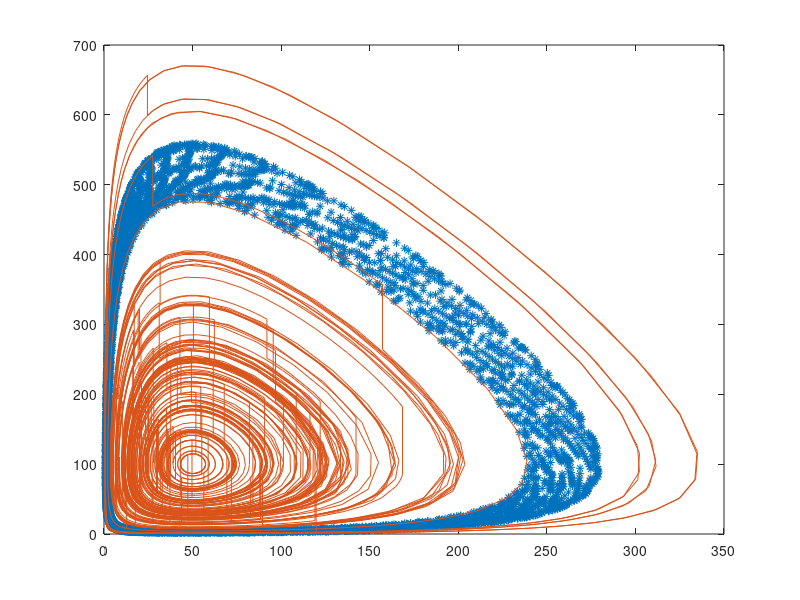

The MATLAB source for this figure:
alpha = 0.01; beta = 0.02;
f=@(t,Y) [(1-alpha*Y(2))*Y(1);...
    (-1+beta*Y(1))*Y(2)];

IC = [10;10];

max_time = 1000;
mean_interkick_time = 10;
lambda = 1/mean_interkick_time;
N = poissrnd(max_time*lambda); % random number of kicks
%%% kick times
U = max_time*rand(N,1); % sample N points from interval [0,max_time]
sorted_U = [0; sort(U); max_time]; % sort the points to get kick times
tau = [diff(sorted_U)];

min_kick_size = 50;
max_kick_size = 100;
kicks = [min_kick_size + (max_kick_size-min_kick_size)*rand(N,1); 0];

[t,y] = ode45(f,[0,max_time],IC);

tall = [];
Yall = [];
if N>0
    for j = 1:(N+1)
        [ts, Ys] = ode45(f,[0,tau(j)], IC); % flow
        k = [0, kicks(j)]; % kicks are only applied to predators
        IC = Ys(end,:) + k; % add kick for next flow
        % store times output by ODE45
        % (shifted by previous total kick times)
        % and store ODE variables output by ODE45
        tall = [tall; ts+sum(tau(1:(j-1)))]; 
        Yall = [Yall; Ys];
    end
else % special case when no kicks occur
    [tall, Yall] = ode45(f,[0,max_time], IC);
end

figure
%plot(tall,Yall)
%hold on
%plot(t,y)
plot(y(:,1),y(:,2), '*')
hold on
%figure
plot(Yall(:,1), Yall(:,2))